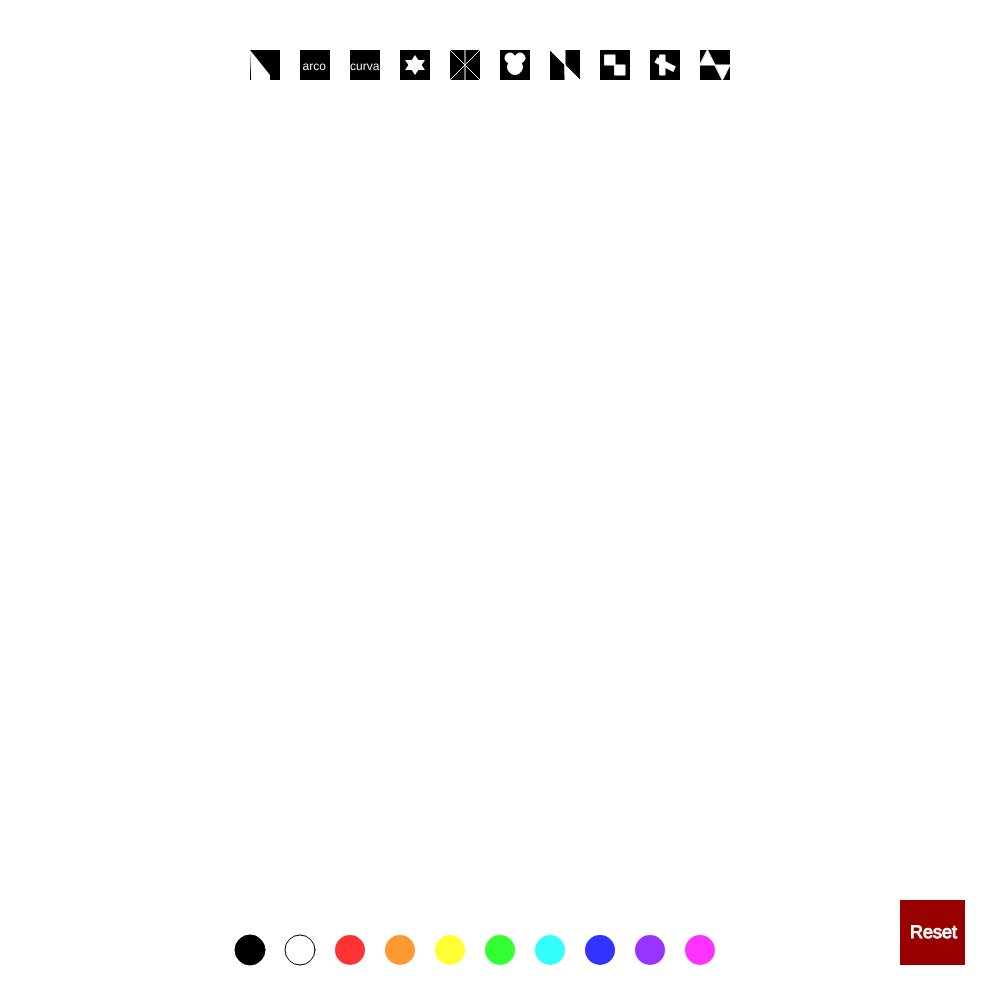
Frame 1 (no input)
Frame 60 (no input): identical to frame 1, image omitted
Frame 120 (the mouse pressed at the canvas centre since frame 60): identical to frame 1, image omitted

The p5.js sketch that drew this single still picture (run headless with seeded random() and noise() and a simulated clock; from frame 60 on, the mouse is pressed at the canvas centre):

// p5.js sketch
// ── sketch.js
var posX = 250;
var color = 0;
var herramienta = 0;
var ang = 0;
function setup() {
  createCanvas(1000, 1000);
 	resetSketch();
}

function draw() {

  strokeWeight(1);
  
  if(mouseIsPressed)
  {
      //Limpio Boton
     if(mouseX > 900 && mouseX < 965 && mouseY > 900 && mouseY < 965)
    {
     resetSketch();
    herramienta = 0;
      color = 0;
    } 
    //Herramientas Botones
    if(mouseX > 250 && mouseX < 280 && mouseY > 50 && mouseY < 80)
    {
     herramienta = 1; 
    } 
    if(mouseX > 300 && mouseX < 330 && mouseY > 50 && mouseY < 80)
    {
     herramienta = 2; 
    } 
    if(mouseX > 350 && mouseX < 380 && mouseY > 50 && mouseY < 80)
    {
     herramienta = 3; 
    } 
    if(mouseX > 400 && mouseX < 430 && mouseY > 50 && mouseY < 80)
    {
     herramienta = 4; 
    } 
    if(mouseX > 450 && mouseX < 480 && mouseY > 50 && mouseY < 80)
    {
     herramienta = 5; 
    } 
    if(mouseX > 500 && mouseX < 530 && mouseY > 50 && mouseY < 80)
    {
     herramienta = 6; 
    } 
    if(mouseX > 550 && mouseX < 580 && mouseY > 50 && mouseY < 80)
    {
     herramienta = 7; 
    } 
    if(mouseX > 600 && mouseX < 630 && mouseY > 50 && mouseY < 80)
    {
     herramienta = 8; 
    } 
    if(mouseX > 650 && mouseX < 680 && mouseY > 50 && mouseY < 80)
    {
     herramienta = 9; 
    } 
    if(mouseX > 700 && mouseX < 730 && mouseY > 50 && mouseY < 80)
    {
     herramienta = 10; 
    } 
    
    //Colores Botones
    if(mouseX > 250 && mouseX < 280 && mouseY > 950 && mouseY < 980)
    {
     color = 0; 
    } 
    if(mouseX > 300 && mouseX < 330 && mouseY > 950 && mouseY < 980)
    {
     color = 1; 
    } 
    if(mouseX > 350 && mouseX < 380 && mouseY > 950 && mouseY < 980)
    {
     color = 2; 
    } 
    if(mouseX > 400 && mouseX < 430 && mouseY > 950 && mouseY <980)
    {
     color = 3; 
    } 
    if(mouseX > 450 && mouseX < 480 && mouseY > 950 && mouseY < 980)
    {
     color = 4; 
    } 
    if(mouseX > 500 && mouseX < 530 && mouseY > 950 && mouseY < 980)
    {
     color = 5; 
    } 
    if(mouseX > 550 && mouseX < 580 && mouseY > 950 && mouseY < 980)
    {
     color = 6; 
    } 
    if(mouseX > 600 && mouseX < 630 && mouseY > 950 && mouseY < 980)
    {
     color = 7; 
    } 
    if(mouseX > 650 && mouseX < 680 && mouseY > 950 && mouseY < 980)
    {
     color = 8; 
    } 
    if(mouseX > 700 && mouseX < 730 && mouseY > 950 && mouseY < 980)
    {
     color = 9; 
    } 
    
    // Contorno
     if(mouseX > 900 && mouseX < 930 && mouseY > 500 && mouseY < 530)
    {
     contorno = 0; 
    } 
     if(mouseX > 900 && mouseX < 930 && mouseY > 550 && mouseY < 580)
    {
     contorno = 1; 
    } 
    
  
    
  //Herramientas
  if(herramienta == 1)
  {
    triangle(width/2, height/2, mouseX, mouseY, mouseX-50, mouseY-50);
  } 
  if(herramienta == 2)
  {
    noFill();
    arc(mouseX, mouseY, mouseY, 90, PI, PI+QUARTER_PI);
  } 
  if(herramienta == 3)
  {
   noFill();
   curve(mouseX,mouseX-mouseY,mouseY,width/2, mouseY,mouseY+50, -mouseX,-mouseY); 
  } 
  if(herramienta == 4)
  {
    noStroke();
    triangle(mouseX-30, mouseY, mouseX+30,mouseY,mouseX,mouseY-40);
    triangle(mouseX-30, mouseY-30, mouseX+30,mouseY-30, mouseX, mouseY+20);
  } 
  if(herramienta == 5)
  {
   push();
    translate(mouseX,mouseY);
  	rotate(ang);
  	line(0, 0, 50,50);
    pop();
    ang = ang +30;
  } 
  if(herramienta == 6)
  {
    strokeWeight(6);
    stroke(mouseX/4, mouseY/4, (mouseX/4)-(mouseY/4));
   ellipse(mouseX,mouseY, 45,45);
   ellipse(mouseX+20,mouseY-20,30,30);
   ellipse(mouseX-20,mouseY-20,30,30);
  } 
  if(herramienta == 7)
  {
    beginShape();
    vertex(mouseX,mouseY);
    vertex(mouseX, mouseY+40);
    vertex (mouseX+40, mouseY+40);
    vertex(mouseX-40, mouseY -40);
    beginContour();
    vertex(mouseX,mouseY);
    vertex(mouseX, mouseY+50);
    vertex (mouseX+50, mouseY+50);
    vertex(mouseX-50, mouseY -50);
    vertex(mouseX, mouseY-50);
    endContour();
    endShape(CLOSE);
    
    
  } 
  if(herramienta == 8)
  {
    push();
    translate(mouseX,mouseY);
  	rotate(ang);
  	rect(0, 0, 50,50);
    pop();
    ang = ang +30;
  } 
  if(herramienta == 9)
  {
    rect(mouseX-20,mouseY-100,20,200)
    push();
    translate(mouseX,mouseY);
  	rotate(90);
  	rect(-10,-100,20,200);
    pop();
  } 
  if(herramienta == 10)
  {
    push();
    translate(mouseX, mouseY);
    triangle(-100,0, -50, 0, -75,-50 );
		triangle(-200,0, -150, 0, -175,50 );
    triangle(100,0, 50, 0, 75,-50 );
    triangle(200,0, 150, 0, 175,50 );
    triangle(-100,0, -50, 0, -75,-50 );
    pop();
  } 
  
  //Colores
  if(color == 0)
  {
  	fill(0);
    stroke(0);
  }
    if(color == 1)
  {
  	fill(255);
    stroke(255);
  }
    if(color == 2)
  {
    fill(255,51,51); 
    stroke(255,51,51);
  }
    if(color == 3)
  {
     fill(255,153,51);
    stroke(255,153,51);
  }
    if(color == 4)
  {
     fill(255,255,51);
    stroke(255,255,51);
  }
    if(color == 5)
  {
     fill(51,255,51);
    stroke(51,255,51);
  }
    if(color == 6)
  {
     fill(51,153,255);
    stroke(51,153,255);
  }
    if(color == 7)
  {
     fill(51,51,255);
    stroke(51,51,255);
  }
    if(color == 8)
  {
     fill(153,51,255);
    stroke(153,51,255);
  }
    if(color == 9)
  {
     fill(255,51,255);
    stroke(255,51,255);
  }
  }
  
   
}

function resetSketch()
{
   	background(255);
 	strokeWeight(1);
  fill(0); 
  posX = width/4;
   ellipse(posX, (950*height)/1000, 30, 30);
  posX = posX + 50;
  
  stroke(0);
  fill(255);
  ellipse(posX, (950*height)/1000, 30, 30);
  posX = posX + 50;
  
  
  
  noStroke();
  
  fill(153,0,0);
  rect ((900*width)/1000,(900*height)/1000, 65, 65);
  
  fill(255,51,51);
  ellipse(posX,(950*height)/1000, 30, 30);
  posX = posX + 50;
  
   fill(255,153,51);
  ellipse(posX, (950*height)/1000, 30, 30);
  posX = posX + 50;
  
   fill(255,255,51);
  ellipse(posX,(950*height)/1000, 30, 30);
  posX = posX + 50;
  
   fill(51,255,51);
  ellipse(posX, (950*height)/1000, 30, 30);
  posX = posX + 50;
  
   fill(51,255,255);
  ellipse(posX, (950*height)/1000, 30, 30);
  posX = posX + 50;
  
   fill(51,51,255);
  ellipse(posX, (950*height)/1000, 30, 30);
  posX = posX + 50;
  
   fill(153,51,255);
  ellipse(posX, (950*height)/1000, 30, 30);
  posX = posX + 50;
  
   fill(255,51,255);
  ellipse(posX, (950*height)/1000, 30, 30);
  posX = posX + 50;
    
  posX = width/4;
  
  fill(0);
  rect(posX, (50*height)/1000, 30, 30);
  posX = posX + 50;
  
  rect(posX,(50*height)/1000, 30, 30);
  posX = posX + 50;
  
  rect(posX, (50*height)/1000, 30, 30);
  posX = posX + 50;

  rect(posX, (50*height)/1000, 30, 30);
  posX = posX + 50;
  
  rect(posX, (50*height)/1000, 30, 30);
  posX = posX + 50;
  
   rect(posX, (50*height)/1000, 30, 30);
  posX = posX + 50;
  
  rect(posX,(50*height)/1000, 30, 30);
  posX = posX + 50;
  
  rect(posX, (50*height)/1000, 30, 30);
  posX = posX + 50;
  
  rect(posX, (50*height)/1000, 30, 30);
  posX = posX + 50;
  
  rect(posX, (50*height)/1000, 30, 30);
  posX = posX + 50;
  
  fill(255);
  
  triangle(width/4, (50*height)/1000, (275*width)/1000, (70*height)/100, (270*width)/1000, (75*height)/1000);
  
  text('arco',(302.5*width)/1000,(70*height)/1000);
  
  text('curva',(350*width)/1000,(70*height)/1000);
  
  triangle((405*width)/1000, (70*height)/1000, (425*width)/1000, (70*height)/1000,(415*width)/1000,(55*height)/1000);
  triangle((405*width)/1000, (60*height)/1000, (425*width)/1000,(60*height)/1000, (415*width)/1000, (75*height)/1000);
  
  stroke(255);
  line((465*width)/1000, (80*height)/1000,(465*width)/1000,(50*height)/1000 );
  line((480*width)/1000,(50*height)/1000,(450*width)/1000,(80*height)/1000);
  line((480*width)/1000,(80*height)/1000,(450*width)/1000,(50*height)/1000);
  
  ellipse(515,67, 15,15);
  ellipse(520,58,10,10);
  ellipse(510,58,10,10);
  
  beginShape();
  vertex(565,65);
  vertex(565, 75);
  vertex (575, 75);
  vertex(555, 55);
  beginContour();
  vertex(565,65);
  vertex(565, 80);
  vertex (580, 80);
  vertex(550, 50);
  vertex(565, 50);
  endContour();
  endShape(CLOSE);
  
  rect(605,55,10,10);
  rect(615,65,10,10);
  
  rect(660,55,5,20);
  push();
  translate(665,65);
  rotate(90);
  rect(-3,-10,5,20);
  pop();
  
  triangle(700,65, 715, 65, 707.5,50 );
	triangle(715,65, 730, 65, 722.5,80 );
  
  textSize(18);
  text('Reset', 910,937.5);
  
  stroke(0);
 
}
